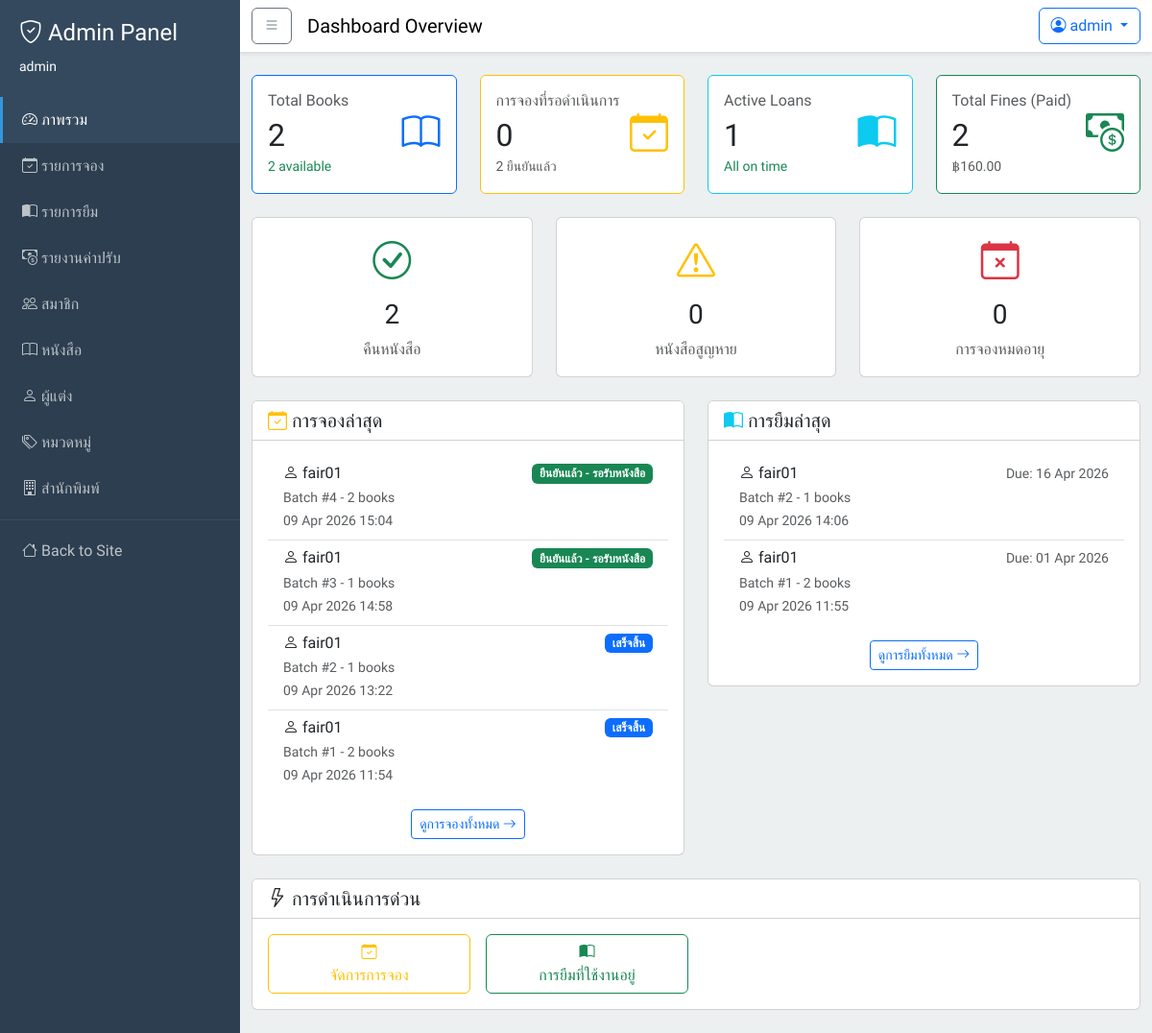
Before: /dashboard/ (signed in) with the older database file.
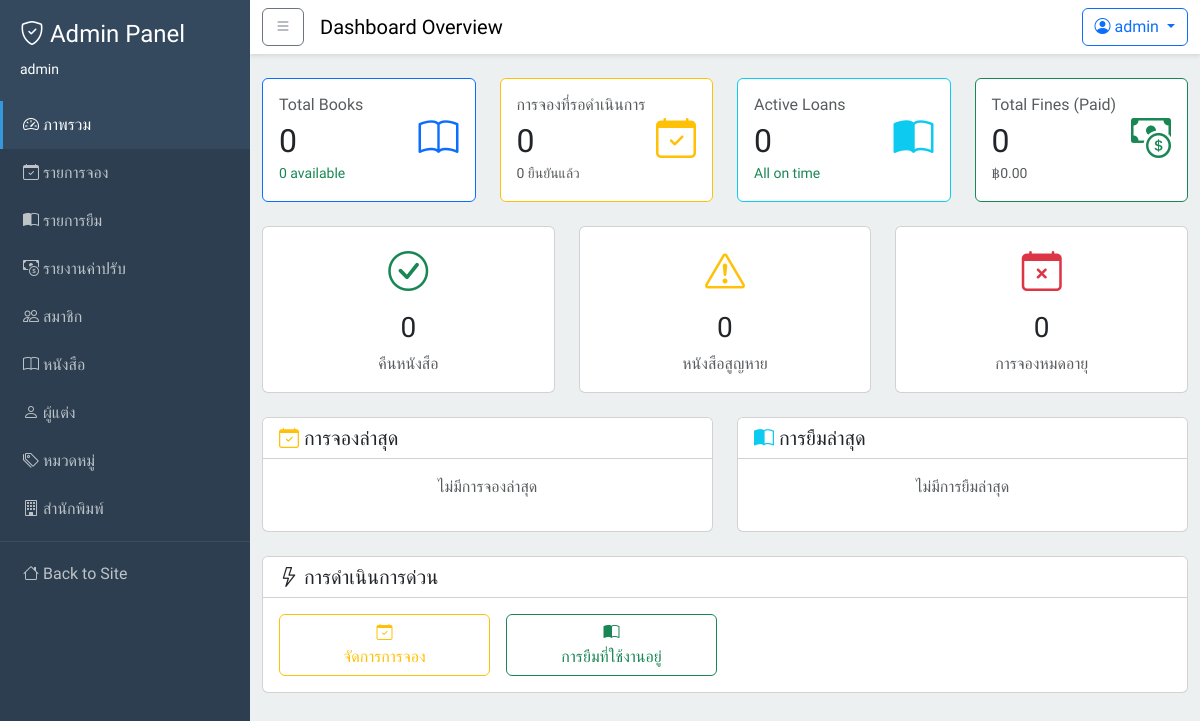
After: the same page with the newer database file.
### holds/models.py (models this page shows, shortened)
class Hold(models.Model):
    STATUS_CHOICES = [
        ('pending', 'รอการยืนยัน'),
        ('confirmed', 'ยืนยันแล้ว - รอรับหนังสือ'),
        ('completed', 'เสร็จสิ้น'),
        ('expired', 'หมดอายุ'),
        ('cancelled', 'ยกเลิก'),
    ]
    id = models.AutoField(primary_key=True)
    user = models.ForeignKey(settings.AUTH_USER_MODEL, on_delete=models.CASCADE, related_name='holds')
    status = models.CharField(max_length=20, choices=STATUS_CHOICES, default='pending')
    expires_at = models.DateTimeField(null=True, blank=True, help_text='Expiry time for confirmed hold - user must pick up books before this time')
    created_at = models.DateTimeField(auto_now_add=True)
    if TYPE_CHECKING:
        hold_items: Manager[HoldItem]
    class Meta:
        db_table = 'holds'
        verbose_name = 'Hold'
        verbose_name_plural = 'Holds'
        ordering = ['-created_at']

### users/models.py (models this page shows, shortened)
class User(AbstractUser):
    phone_number = models.CharField(max_length=10, null=False, blank=False)
    citizen_id = models.CharField(
    max_length=13,
    unique=True,
    null=False,
    blank=False,
    validators=[
        RegexValidator(
            regex=r'^\d{13}$',
            message='Citizen ID must be exactly 13 digits'
        )
    ])

### loans/models.py (models this page shows, shortened)
class Loan(models.Model):
    STATUS_CHOICES = [
        ('active', 'กำลังยืม'),
        ('completed', 'เสร็จสิ้น'),
    ]
    id = models.AutoField(primary_key=True)
    user = models.ForeignKey(
        settings.AUTH_USER_MODEL,
        on_delete=models.CASCADE,
        related_name='loans'
    )
    status = models.CharField(
        max_length=20,
        choices=STATUS_CHOICES,
        default='active'
    )
    due_date = models.DateTimeField(null=True, blank=True)
    created_at = models.DateTimeField(auto_now_add=True)
    if TYPE_CHECKING:
        loan_items: Manager["LoanItem"]
    class Meta:
        db_table = 'loans'
        verbose_name = 'Loan'
        verbose_name_plural = 'Loans'
        ordering = ['-created_at']

### users/dashboard_views.py (the view)
# urls.py: path('dashboard/', dashboard_home_view, name='dashboard_home'),
@staff_member_required
def dashboard_home_view(request):
    total_books = Book.objects.count()
    total_book_copies = Book.objects.aggregate(total=Count('id'))
    available_books = Book.objects.filter(available_quantity__gt=0).count()
    pending_hold_items = Hold.objects.filter(status='pending').count()
    confirmed_hold_items = Hold.objects.filter(status='confirmed').count()
    expired_hold_items = Hold.objects.filter(
        status='pending',
        expires_at__lt=timezone.now()
    ).count()
    active_loans = LoanItem.objects.filter(status='borrowed').count()
    overdue_loans = LoanItem.objects.filter(
        status='borrowed',
        loan__due_date__lt=timezone.now()
    ).count()
    returned_loans = LoanItem.objects.filter(status='returned').count()
    lost_books = LoanItem.objects.filter(status='lost').count()
    total_fines = Fine.objects.count()
    total_fines_amount = Fine.objects.aggregate(total=Sum('amount'))['total'] or 0
    recent_hold_items = Hold.objects.select_related('user').order_by('-created_at')[:5]
    recent_loans = Loan.objects.select_related('user').order_by('-created_at')[:5]
    context = {
        'total_books': total_books,
        'available_books': available_books,
        'pending_hold_items': pending_hold_items,
        'confirmed_hold_items': confirmed_hold_items,
        'expired_hold_items': expired_hold_items,
        'active_loans': active_loans,
        'overdue_loans': overdue_loans,
        'returned_loans': returned_loans,
        'lost_books': lost_books,
        'total_fines': total_fines,
        'total_fines_amount': total_fines_amount,
        'recent_hold_items': recent_hold_items,
        'recent_loans': recent_loans,
    }
    return render(request, 'dashboard/home.html', context)

### books/cart.py (called while the page is built)
    def count(self):
        return len(self.cart)

### books/context_processors.py (called while the page is built)
def cart_context(request):
    cart = Cart(request)
    return {
        'cart_count': cart.count()
    }

### templates/dashboard/home.html (shortened to what the changed rows need)
{% extends "base_admin.html" %}
{% block content %}
    <div class="row g-4 mb-4">
        <div class="col-md-3">
            <div class="card border-primary">
                <div class="card-body">
                    <div class="d-flex justify-content-between align-items-center">
                        <div>
                            <h6 class="text-muted mb-2">Total Books</h6>
                            <h2 class="mb-0">{{ total_books }}</h2>
                            <small class="text-success">{{ available_books }} available</small>
                        </div>
                    </div>
                </div>
            </div>
        </div>
        <div class="col-md-3">
            <div class="card border-warning">
                <div class="card-body">
                    <div class="d-flex justify-content-between align-items-center">
                        <div>
                            <h6 class="text-muted mb-2">การจองที่รอดำเนินการ</h6>
                            <h2 class="mb-0">{{ pending_hold_items }}</h2>
                            {% if expired_hold_items > 0 %}
                                <small class="text-danger">{{ expired_hold_items }} หมดอายุ</small>
                            {% else %}
                                <small class="text-muted">{{ confirmed_hold_items }} ยืนยันแล้ว</small>
                            {% endif %}
                        </div>
                    </div>
                </div>
            </div>
        </div>
        <div class="col-md-3">
            <div class="card border-info">
                <div class="card-body">
                    <div class="d-flex justify-content-between align-items-center">
                        <div>
                            <h6 class="text-muted mb-2">Active Loans</h6>
                            <h2 class="mb-0">{{ active_loans }}</h2>
                            {% if overdue_loans > 0 %}
                                <small class="text-danger">{{ overdue_loans }} overdue</small>
                            {% else %}
                                <small class="text-success">All on time</small>
                            {% endif %}
                        </div>
                    </div>
                </div>
            </div>
        </div>
        <div class="col-md-3">
            <div class="card border-success">
                <div class="card-body">
                    <div class="d-flex justify-content-between align-items-center">
                        <div>
                            <h6 class="text-muted mb-2">Total Fines (Paid)</h6>
                            <h2 class="mb-0">{{ total_fines }}</h2>
                            <small class="text-muted">฿{{ total_fines_amount|floatformat:2 }}</small>
                        </div>
                    </div>
                </div>
            </div>
        </div>
    </div>
    <div class="row g-4 mb-4">
        <div class="col-md-4">
            <div class="card">
                <div class="card-body text-center">
                    <i class="bi bi-check-circle text-success fs-1"></i>
                    <h3 class="mt-2">{{ returned_loans }}</h3>
                    <p class="text-muted mb-0">คืนหนังสือ</p>
                </div>
            </div>
        </div>
    </div>
    <div class="row">
        <div class="col-md-6 mb-4">
            <div class="card">
                <div class="card-body">
                    {% if recent_hold_items %}
                        <div class="list-group list-group-flush">
                            {% for hold_item in recent_hold_items %}
                                <div class="list-group-item">
                                    <div class="d-flex justify-content-between align-items-start">
                                        <div>
                                            <h6 class="mb-1">
                                                <i class="bi bi-person"></i> {{ hold_item.user.username }}
                                            </h6>
                                            <small class="text-muted">Batch #{{ hold_item.id }} - {{ hold_item.hold_items.count }} books</small>
                                        </div>
                                        <span class="badge bg-{% if hold_item.status == 'pending' %}warning{% elif hold_item.status == 'confirmed' %}success{% elif hold_item.status == 'completed' %}primary{% elif hold_item.status == 'expired' %}danger{% else %}secondary{% endif %}">
                                            {{ hold_item.get_status_display }}
                                        </span>
                                    </div>
                                    <small class="text-muted">{{ hold_item.created_at|date:"d M Y H:i" }}</small>
                                </div>
                            {% endfor %}
                        </div>
                        <div class="text-center mt-3">
                            <a href="{% url 'holds:dashboard_holds' %}"
                               class="btn btn-sm btn-outline-primary">
                                ดูการจองทั้งหมด <i class="bi bi-arrow-right"></i>
                            </a>
                        </div>
                    {% else %}
                        <p class="text-muted text-center">ไม่มีการจองล่าสุด</p>
                    {% endif %}
                </div>
            </div>
        </div>
        <div class="col-md-6 mb-4">
            <div class="card">
                <div class="card-body">
                    {% if recent_loans %}
                        <div class="list-group list-group-flush">
                            {% for loan in recent_loans %}
                                <div class="list-group-item">
                                    <div class="d-flex justify-content-between align-items-start">
                                        <div>
                                            <h6 class="mb-1">
                                                <i class="bi bi-person"></i> {{ loan.user.username }}
                                            </h6>
                                            <small class="text-muted">Batch #{{ loan.id }} - {{ loan.loan_items.count }} books</small>
                                        </div>
                                        <small class="text-muted">Due: {{ loan.due_date|date:"d M Y" }}</small>
                                    </div>
                                    <small class="text-muted">{{ loan.created_at|date:"d M Y H:i" }}</small>
                                </div>
                            {% endfor %}
                        </div>
                        <div class="text-center mt-3">
                            <a href="{% url 'loans:dashboard_loans' %}"
                               class="btn btn-sm btn-outline-primary">
                                ดูการยืมทั้งหมด <i class="bi bi-arrow-right"></i>
                            </a>
                        </div>
                    {% else %}
                        <p class="text-muted text-center">ไม่มีการยืมล่าสุด</p>
                    {% endif %}
                </div>
            </div>
        </div>
    </div>
{% endblock content %}

Changed rows visible on the page:
removed Hold: user.username "fair01", id "4", hold_items.count "2", status "ยืนยันแล้ว - รอรับหนังสือ", created_at "09 Apr 2026 15:04"
removed Hold: user.username "fair01", id "3", hold_items.count "1", status "ยืนยันแล้ว - รอรับหนังสือ", created_at "09 Apr 2026 14:58"
removed Hold: user.username "fair01", id "2", hold_items.count "1", status "เสร็จสิ้น", created_at "09 Apr 2026 13:22"
removed Hold: user.username "fair01", id "1", hold_items.count "2", status "เสร็จสิ้น", created_at "09 Apr 2026 11:54"
removed Loan: user.username "fair01", id "2", loan_items.count "1", due_date "16 Apr 2026", created_at "09 Apr 2026 14:06"
removed Loan: user.username "fair01", id "1", loan_items.count "2", due_date "01 Apr 2026", created_at "09 Apr 2026 11:55"
Other visible differences:
{{ total_books }}: "2" → "0"
{{ available_books }}: "2" → "0"
{{ confirmed_hold_items }}: "2" → "0"
{{ active_loans }}: "1" → "0"
{{ total_fines }}: "2" → "0"
{{ total_fines_amount|floatformat:2 }}: "160.00" → "0.00"
{{ returned_loans }}: "2" → "0"
text no longer shown: "ดูการจองทั้งหมด ดูการยืมทั้งหมด"
text now shown: "ไม่มีการจองล่าสุด ไม่มีการยืมล่าสุด"
